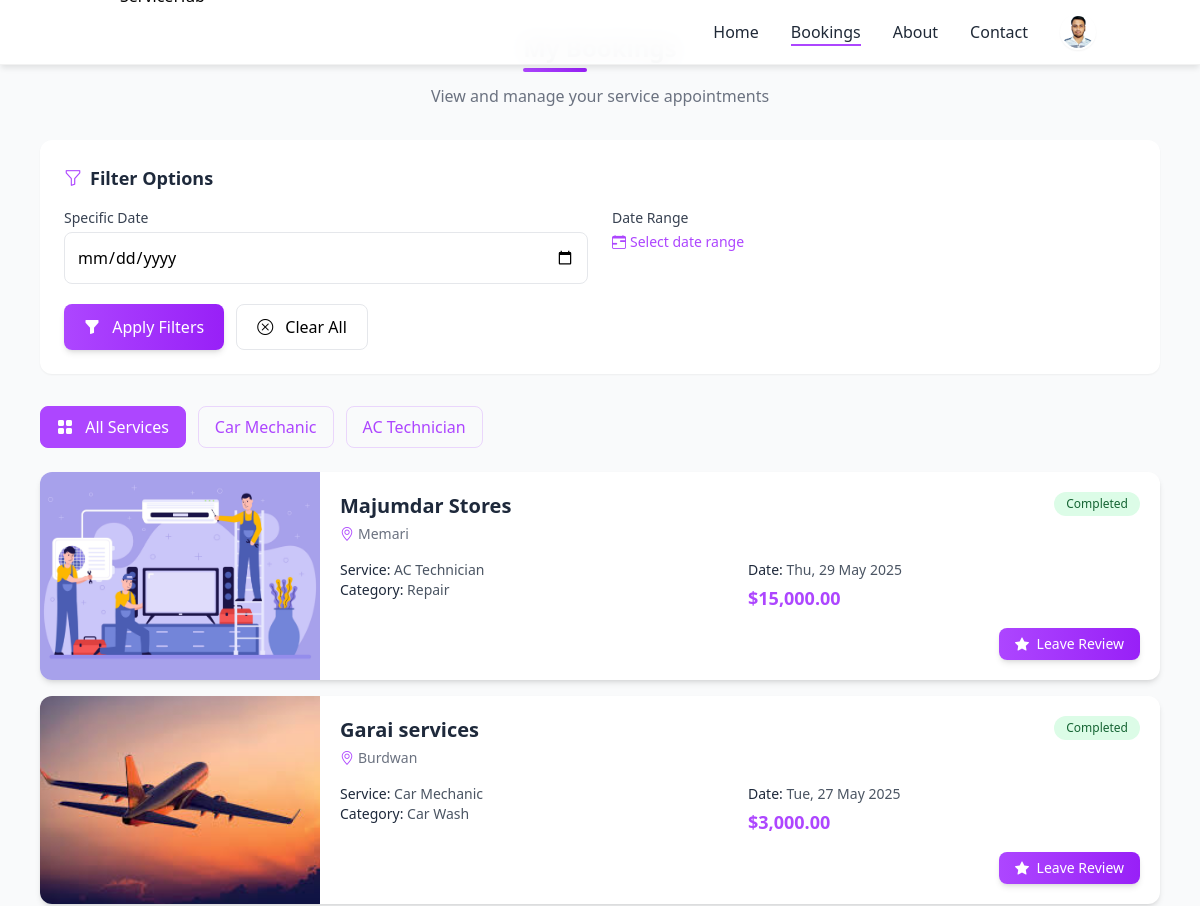
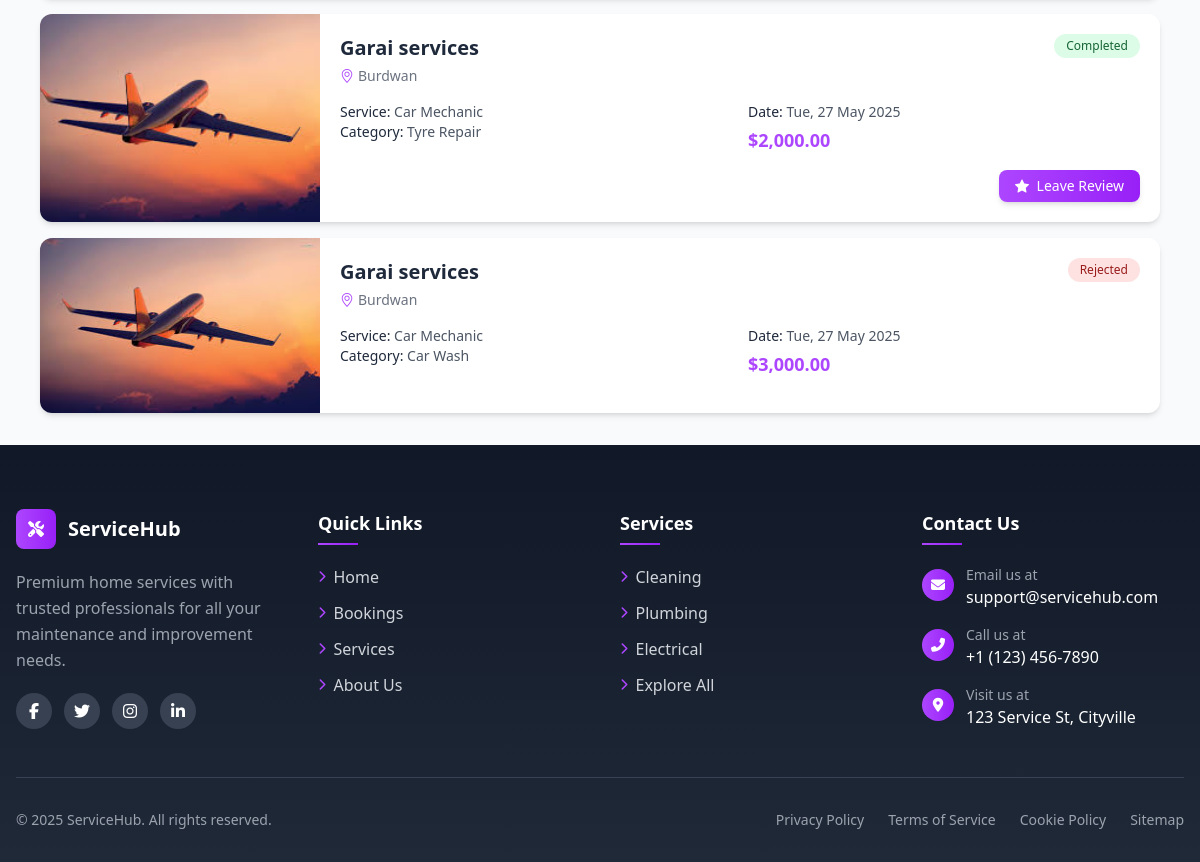
Page /Homepage/cart.php (signed in) on the committed database (2 pictures, top to bottom).
### tables this page shows
CREATE TABLE `users` (
  `user_id` int(11) NOT NULL,
  `name` varchar(50) NOT NULL,
  `dob` date NOT NULL,
  `email` varchar(50) NOT NULL,
  `password` varchar(30) NOT NULL,
  `phone` varchar(15) NOT NULL,
  `address` text NOT NULL,
  `image` text NOT NULL,
  `created_at` timestamp NOT NULL DEFAULT current_timestamp(),
  `updated_at` timestamp NOT NULL DEFAULT current_timestamp()
);

CREATE TABLE `service` (
  `service_id` int(11) NOT NULL,
  `service_name` varchar(20) NOT NULL,
  `image` text NOT NULL
);

CREATE TABLE `booking` (
  `booking_id` int(11) NOT NULL,
  `user_id` int(11) NOT NULL,
  `service_id` int(11) NOT NULL,
  `provider_id` int(11) NOT NULL,
  `booking_status` enum('pending','accepted','rejected','completed') NOT NULL,
  `booking_time` datetime NOT NULL,
  `amount` int(11) NOT NULL,
  `payment_method` enum('card','paypal','upi','cash') NOT NULL,
  `payment_status` enum('pending','success','failed','refunded') NOT NULL,
  `transaction_id` varchar(100) NOT NULL,
  `created_at` timestamp NOT NULL DEFAULT current_timestamp(),
  `booking_no` varchar(100) NOT NULL,
  `reason` text NOT NULL,
  `subservice_id` int(100) NOT NULL
);

CREATE TABLE `service_providers` (
  `provider_id` int(11) NOT NULL,
  `image` text NOT NULL,
  `service_id` int(10) NOT NULL,
  `description` text NOT NULL,
  `approved_action` enum('pending','approved','rejected') NOT NULL,
  `created_at` timestamp NOT NULL DEFAULT current_timestamp(),
  `businessname` varchar(50) NOT NULL,
  `lisenceno` text NOT NULL,
  `identityno` text NOT NULL,
  `identityimage` text NOT NULL,
  `email` text NOT NULL,
  `phone` varchar(15) DEFAULT NULL,
  `provider_name` varchar(100) NOT NULL,
  `password` text NOT NULL,
  `address` text NOT NULL
);

CREATE TABLE `subservice` (
  `subservice_id` int(11) NOT NULL,
  `service_id` int(11) NOT NULL,
  `subservice_name` varchar(40) NOT NULL,
  `service_des` text NOT NULL,
  `image` text NOT NULL
);

### Homepage/cart.php (the view, shortened to what this page needs)
<?php
include "navbar.php";
$date_filter = '';
$start_date = '';
$end_date = '';
$date_filter_applied = false;
?>
<!DOCTYPE html>
<html lang="en">
<head>
  <script src="https://cdn.tailwindcss.com"></script>
  <link rel="stylesheet" href="https://cdnjs.cloudflare.com/ajax/libs/font-awesome/6.5.0/css/all.min.css">
  <link rel="stylesheet" href="https://cdn.jsdelivr.net/npm/bootstrap-icons@1.10.5/font/bootstrap-icons.css">
  <link rel="stylesheet" href="hideScrollbar.css">
</head>
<body class="bg-gray-50 font-sans antialiased">
  <div class="container mx-auto px-4 py-8 max-w-6xl">
    <div class="text-center mb-8 animate-fade-in">
      <h1 class="section-title inline-block">My Bookings</h1>
      <p class="text-gray-500 mt-2">View and manage your service appointments</p>
    </div>
    <div class="bg-white rounded-xl shadow-sm p-6 mb-8">
      <div id="calendar-container" class="<?php echo $date_filter_applied ? 'show' : '' ?>">
        <form method="POST" action="">
          <h3 class="text-lg font-semibold text-dark mb-4 flex items-center gap-2">
            <i class="bi bi-funnel text-primary"></i>
            Filter Options
          </h3>
          <div class="grid grid-cols-1 md:grid-cols-2 gap-6">
            <div>
              <label for="bookingDate" class="block text-sm font-medium text-gray-700 mb-1">Specific Date</label>
              <div class="relative">
                <input type="date" class="w-full p-3 border border-gray-200 rounded-lg focus:ring-2 focus:ring-primary/50 focus:border-primary"
                       id="bookingDate" name="bookingDate" value="<?php echo htmlspecialchars($date_filter) ?>">
              </div>
            </div>
            <div>
              <label class="block text-sm font-medium text-gray-700 mb-1">Date Range</label>
              <button type="button" class="text-primary text-sm font-medium mt-1 flex items-center gap-1" onclick="toggleDateRange()">
                <i class="bi bi-calendar-range"></i>
                <span><?php echo (!empty($start_date)) ? 'Hide range' : 'Select date range' ?></span>
              </button>
            </div>
          </div>
          <div class="flex flex-wrap gap-3 pt-5">
            <button type="submit" class="btn-custom flex-1 md:flex-none">
              <i class="bi bi-funnel-fill mr-2"></i> Apply Filters
            </button>
            <button type="button" class="px-5 py-2.5 border border-gray-200 rounded-lg hover:bg-gray-50 transition-all flex-1 md:flex-none"
                    onclick="resetDateFilter()">
              <i class="bi bi-x-circle mr-2"></i> Clear All
            </button>
          </div>
        </form>
      </div>
    </div>
    <div class="flex flex-wrap gap-3 mb-6" id="serviceFilters">
      <button class="filter-btn active" data-filter="all">
        <i class="bi bi-grid-fill mr-2"></i> All Services
      </button>
      <?php
      if (isset($_SESSION['user_id'])) {
        $user_id = $_SESSION['user_id'];
        $service_query = "SELECT DISTINCT s.service_id, s.service_name
                             FROM booking b
                             JOIN service s ON b.service_id = s.service_id
                             WHERE b.user_id = ?";
        $stmt = mysqli_prepare($conn, $service_query);
        mysqli_stmt_bind_param($stmt, "i", $user_id);
        mysqli_stmt_execute($stmt);
        $service_result = mysqli_stmt_get_result($stmt);
        $service_filters = [
          'Electrician' => 'electrician',
          'Cleaning' => 'cleaning',
          'AC Technician' => 'actechnician',
          'Interior Designer' => 'interiordesigner',
          'Car Mechanic' => 'carmechanic',
          'Carpenter' => 'carpenter',
          'Plumber' => 'plumber'
        ];
        $found_services = [];
        while ($service = mysqli_fetch_assoc($service_result)) {
          $service_name = $service['service_name'];
          $filter_value = $service_filters[$service_name] ?? strtolower(str_replace(' ', '', $service_name));
          if (!in_array($filter_value, $found_services)) {
            $found_services[] = $filter_value;
            echo '<button class="filter-btn" data-filter="' . $filter_value . '">' . $service_name . '</button>';
          }
        }
      }
      ?>
    </div>
    <div class="space-y-4">
      <?php
      if (isset($_SESSION['user_id'])) {
        $user_id = $_SESSION['user_id'];
        $query = "SELECT b.*, s.service_name, LOWER(REPLACE(s.service_name, ' ', '')) as service_filter,
                         s.image as service_image, p.provider_name, p.businessname, p.address, p.image as provider_image
                  FROM booking b
                  JOIN service s ON b.service_id = s.service_id
                  JOIN service_providers p ON b.provider_id = p.provider_id
                  WHERE b.user_id = ?";
        $query .= " ORDER BY b.created_at DESC";
        $stmt = mysqli_prepare($conn, $query);
        if (!empty($date_filter)) {
          mysqli_stmt_bind_param($stmt, "is", $user_id, $date_filter);
        } elseif (!empty($start_date) && !empty($end_date)) {
          mysqli_stmt_bind_param($stmt, "iss", $user_id, $start_date, $end_date);
        } else {
          mysqli_stmt_bind_param($stmt, "i", $user_id);
        }
        mysqli_stmt_execute($stmt);
        $result = mysqli_stmt_get_result($stmt);
        if (mysqli_num_rows($result) > 0) {
          while ($booking = mysqli_fetch_assoc($result)) {
            $status_class = '';
            $status_text = ucfirst($booking['booking_status']);
            $review_button = false;
            switch (strtolower($booking['booking_status'])) {
              case 'completed':
                $status_class = 'bg-green-100 text-green-800';
                $review_button = true;
                break;
              case 'rejected':
              case 'cancelled':
                $status_class = 'bg-red-100 text-red-800';
                break;
            }
            $booking_time = date('D, d M Y', strtotime($booking['booking_time']));
            $image_path = !empty($booking['provider_image']) ?
              '../s_pro/uploads2/' . $booking['provider_image'] : (!empty($booking['service_image']) ?
                'assets/images/services/' . $booking['service_image'] :
                'https://via.placeholder.com/150');
            $id = $booking['subservice_id'];
            $res = mysqli_query($conn, "select * from subservice where subservice_id=$id");
            $row = mysqli_fetch_assoc($res);
      ?>
            <div class="card bg-white rounded-xl shadow-md overflow-hidden card-hover"
              onclick="window.location.href='booking_status.php?booking_id=<?php echo $booking['booking_id']; ?>'"
              data-service="<?php echo strtolower(str_replace(' ', '', $booking['service_name'])); ?>">
              <div class="flex flex-col md:flex-row">
                <div class="w-full md:w-1/4 h-48 md:h-auto">
                  <img src="<?php echo $image_path; ?>" class="w-full h-full object-cover" alt="<?php echo htmlspecialchars($booking['service_name']); ?>">
                </div>
                <div class="w-full md:w-3/4 p-5">
                  <div class="flex justify-between items-start">
                    <div>
                      <h3 class="text-xl font-bold text-dark"><?php echo htmlspecialchars($booking['businessname']); ?></h3>
                      <p class="text-gray-500 text-sm flex items-center gap-1 mt-1">
                        <i class="bi bi-geo-alt text-primary"></i>
                        <?php echo htmlspecialchars($booking['address']); ?>
                      </p>
                    </div>
                    <span class="status-badge <?php echo $status_class; ?>"><?php echo $status_text; ?></span>
                  </div>
                  <div class="grid grid-cols-1 md:grid-cols-2 gap-4 mt-4">
                    <div>
                      <p class="text-sm text-gray-600"><span class="font-medium text-dark">Service:</span> <?php echo htmlspecialchars($booking['service_name']); ?></p>
                      <p class="text-sm text-gray-600"><span class="font-medium text-dark">Category:</span> <?php echo htmlspecialchars($row['subservice_name']); ?></p>
                    </div>
                    <div>
                      <p class="text-sm text-gray-600"><span class="font-medium text-dark">Date:</span> <?php echo $booking_time; ?></p>
                      <p class="text-primary font-bold text-lg mt-1">$<?php echo number_format($booking['amount'], 2); ?></p>
                    </div>
                  </div>
                  <?php if ($review_button): ?>
                    <div class="mt-4 flex justify-end">
                      <button class="btn-custom text-sm px-4 py-1.5" onclick="event.stopPropagation(); window.location.href='review.php?booking_id=<?php echo $booking['booking_id']; ?>'">
                        <i class="bi bi-star-fill mr-1"></i> Leave Review
                      </button>
                    </div>
                  <?php endif; ?>
                </div>
              </div>
            </div>
      <?php
          }
        }
      }
      ?>
    </div>
  </div>
  <?php
  include_once "footer.php";
  ?>
</body>
</html>

### Homepage/navbar.php (shortened to what this page needs)
<?php
include_once "db_connect.php";
if (isset($_SESSION['user_id'])) {
    $user_id = $_SESSION['user_id'];
    $query = "SELECT * FROM users WHERE user_id = ?";
    $stmt = mysqli_prepare($conn, $query);
    mysqli_stmt_bind_param($stmt, "i", $user_id);
    mysqli_stmt_execute($stmt);
    $result = mysqli_stmt_get_result($stmt);
    $user = mysqli_fetch_assoc($result);
    $image = $user['image'] ?? '';
    $displayImage = !empty($image) ? $image : 'default.jpg';
}
?>
<!DOCTYPE html>
<html lang="en">
<head>
    <script src="https://cdn.tailwindcss.com"></script>
    <link rel="stylesheet" href="https://cdnjs.cloudflare.com/ajax/libs/font-awesome/6.5.1/css/all.min.css">
</head>
<body>
    <nav class="navbar fixed top-0 w-full z-50 px-5">
        <div class="container mx-auto px-4">
            <div class="flex items-center justify-between h-16">
                <a href="home.php" class="flex items-center">
                    <img src="assets/images/logo.png" alt="ServiceHub" class="h-24 w-auto">
                </a>
                <div class="hidden md:flex items-center space-x-8">
                    <a href="home.php" class="nav-link text-gray-800 font-medium">Home</a>
                    <a href="cart.php" class="nav-link text-gray-800 font-medium">Bookings</a>
                    <a href="about.php" class="nav-link text-gray-800 font-medium">About</a>
                    <a href="contact.php" class="nav-link text-gray-800 font-medium">Contact</a>
                    <?php if (isset($_SESSION['user_id'])): ?>
                        <a href="profile.php" class="flex items-center space-x-2">
                            <img src="assets/images/<?php echo $displayImage; ?>" alt="Profile" class="user-avatar w-9 h-9 rounded-full object-cover shadow-sm">
                        </a>
                    <?php else: ?>
                        <a href="/ServiceHub/Signup_Login/login.php" class="btn-primary px-4 py-2 rounded-full text-white font-medium">
                            Sign In
                        </a>
                    <?php endif; ?>
                </div>
            </div>
        </div>
    </nav>

### Homepage/hideScrollbar.css (style rules this page uses)
html { overflow: scroll; overflow-x: hidden; }

### Homepage/navbar.php (style rules this page uses)
:root { --primary: #AD46FF; --primary-hover: #9820f7; }
.navbar { backdrop-filter: blur(12px); background: rgba(255, 255, 255, 0.95); box-shadow: 0 4px 6px -1px rgba(0, 0, 0, 0.1); border-bottom: 1px solid rgba(0, 0, 0, 0.05); }
.nav-link { position: relative; transition: all 0.2s ease; }
.nav-link::after { content: ''; position: absolute; bottom: -2px; left: 0; width: 0; height: 2px; background: var(--primary); transition: width 0.2s ease; }
.active { color: var(--primary); }
.active::after { width: 100%; }
.user-avatar { transition: all 0.2s ease; border: 2px solid transparent; }

### rows in the picture
users: image (picture)
service: service_name "Car Mechanic"
service: service_name "AC Technician"
booking: provider.image (picture), provider.businessname "Majumdar Stores", provider.address "Memari", booking_status "Completed", service.service_name "AC Technician", subservice.subservice_name "Repair", booking_time "Thu, 29 May 2025", amount "15,000.00"
booking: provider.image (picture), provider.businessname "Garai services", provider.address "Burdwan", booking_status "Completed", service.service_name "Car Mechanic", subservice.subservice_name "Car Wash", booking_time "Tue, 27 May 2025", amount "3,000.00"
booking: provider.image (picture), provider.businessname "Garai services", provider.address "Burdwan", booking_status "Completed", service.service_name "Car Mechanic", subservice.subservice_name "Tyre Repair", booking_time "Tue, 27 May 2025", amount "2,000.00"
booking: provider.image (picture), provider.businessname "Garai services", provider.address "Burdwan", booking_status "Rejected", service.service_name "Car Mechanic", subservice.subservice_name "Car Wash", booking_time "Tue, 27 May 2025", amount "3,000.00"
